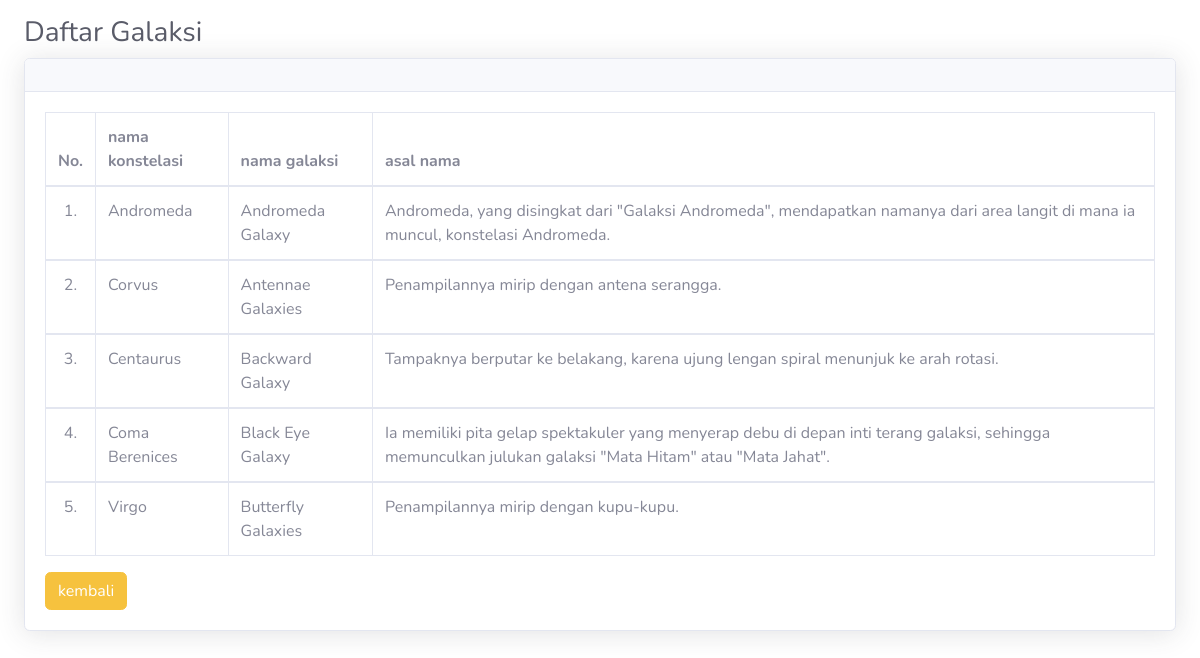
Screenshot of /data_galaksi.php with the database file from the repository.
### tables this page shows
CREATE TABLE `galaksi` (
  `id_galaksi` int(11) NOT NULL,
  `data_image` blob DEFAULT NULL,
  `nama_galaksi` varchar(250) NOT NULL,
  `nama_konstelasi` varchar(250) NOT NULL,
  `asal_nama` varchar(250) NOT NULL
);

### data_galaksi.php (the view, shortened to what this page needs)
<!DOCTYPE html>
<html>
<head>
	<link href="vendor/fontawesome-free/css/all.min.css" rel="stylesheet" type="text/css">
    <link href="css/sb-admin-2.min.css" rel="stylesheet">
    <link href="vendor/datatables/dataTables.bootstrap4.min.css" rel="stylesheet">
</head>
<body>
<div class="container-fluid">
	<h1 class="h3 mb-2 mt-3 text-gray-800">Daftar Galaksi</h1>
	<div class="card shadow mb-4">
                        <div class="card-header py-3">
                        </div>
                        <div class="card-body">
                            <div class="table-responsive">
							<table class="table table-bordered" width="100%" cellspacing="0">
								<thead>
									<tr>
										<th>No.</th>
										<th>nama konstelasi</th>
										<th>nama galaksi</th>
										<th>asal nama</th>
									</tr>
								</thead>
								<?php
								include "+koneksi.php";
								$query = mysqli_query($host,"SELECT * FROM galaksi") or die(mysqli_error($host));
								$nomor = 1;
								while($data = mysqli_fetch_array($query)) { ?>
								<tbody>
									<tr>
										<td align="center"><?php echo $nomor++; ?>.</td>
										<td><?php echo $data['nama_konstelasi']; ?></td>
										<td><?php echo $data['nama_galaksi']; ?></td>
										<td><?php echo $data['asal_nama']; ?></td>
									</tr>
								</tbody>
								<?php
								} ?>
							</table>
                            </div>
							<a href="index.php"><button class="btn btn-warning" >kembali</button></a>
                        </div>
                    </div>
					</div>
</body>
</html>

### rows the page displays
galaksi: nama_konstelasi "Andromeda", nama_galaksi "Andromeda Galaxy", asal_nama "Andromeda, yang disingkat dari \"Galaksi Andromeda\", mendapatkan namanya dari area langit di mana ia muncul, konstelasi Andromeda."
galaksi: nama_konstelasi "Corvus", nama_galaksi "Antennae Galaxies", asal_nama "Penampilannya mirip dengan antena serangga."
galaksi: nama_konstelasi "Centaurus", nama_galaksi "Backward Galaxy", asal_nama "Tampaknya berputar ke belakang, karena ujung lengan spiral menunjuk ke arah rotasi."
galaksi: nama_konstelasi "Coma Berenices", nama_galaksi "Black Eye Galaxy", asal_nama "Ia memiliki pita gelap spektakuler yang menyerap debu di depan inti terang galaksi, sehingga memunculkan julukan galaksi \"Mata Hitam\" atau \"Mata Jahat\"."
galaksi: nama_konstelasi "Virgo", nama_galaksi "Butterfly Galaxies", asal_nama "Penampilannya mirip dengan kupu-kupu."
